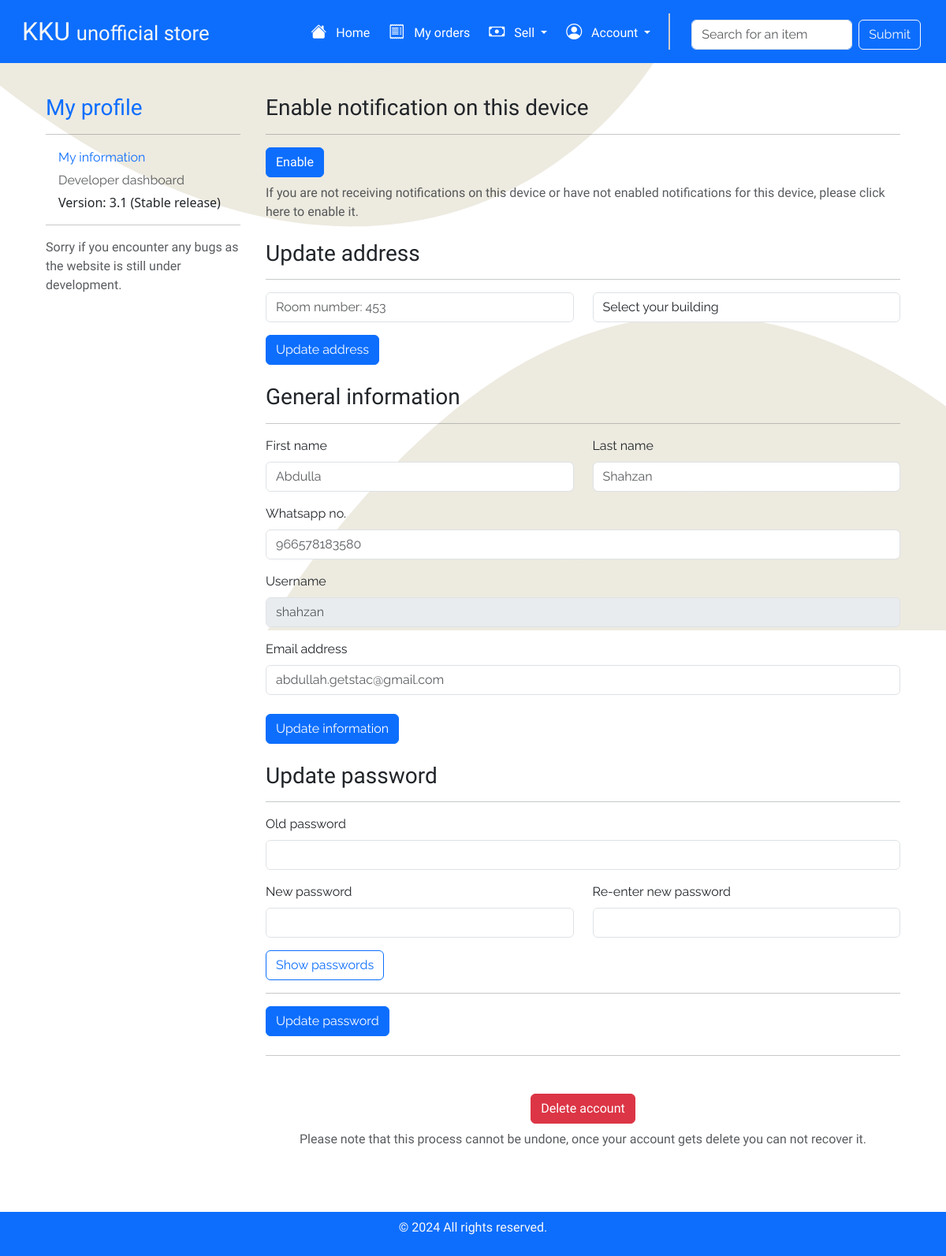
The app's page /profile/ (signed in), older data.
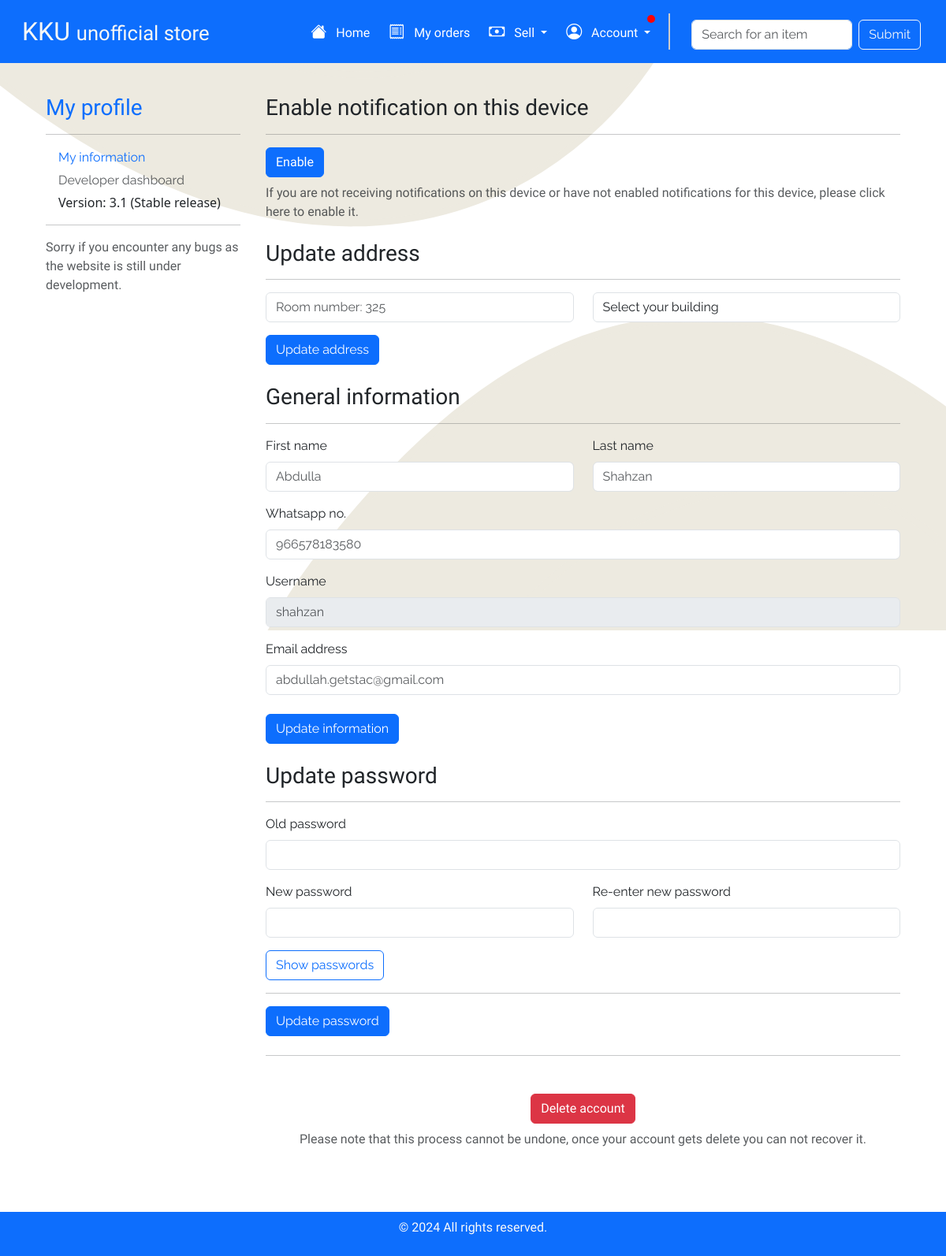
The same page, newer data.
### shop/models.py (models this page shows, shortened)
class UserProfile(models.Model):
    user = models.OneToOneField(User, on_delete=models.CASCADE)
    room_no = models.IntegerField()
    building_code = models.CharField(max_length=5)
    whatsapp = models.CharField(max_length=15, null=True)
    privileged = models.BooleanField(default=False)

### shop/views.py (the view)
# urls.py: path('profile/', views.profile, name="profile"),
@login_required(login_url="shop:login_user")
def profile(request):
    try:
        address_error = get_address()
    except:
        address_error = ""
    try:
        password_error = get_password_error()
    except:
        password_error = ""
    notifications = UserNotification.objects.filter(username=request.user.username, unread=True).count()
    this_user = User.objects.get(username=request.user.username)
    this_user_profile = UserProfile.objects.get(user=request.user)
    return render(request, "profile.html", {"user":this_user, "other": this_user_profile, "address_error":address_error, "password_error":password_error, "notifications":notifications, "version": version})

### shop/views.py (called while the page is built)
def get_address():
    address = address_error
    return address

def get_password_error():
    err = password_error
    return err

### shop/templates/profile.html (shortened to what the changed rows need)
{% extends 'layout.html' %}
{% load static %}
{% block body %}
<div class="container p-4">
    <div class="row">
        <div class="col-md-9 p-3">
            <article class="mb-4">
                <form action="{% url 'shop:update_address' %}" class=" style-text-2" method="post">
                    <div class="mb-3 row">
                        <div class="col-md-6">
                            <input type="text" class="form-control" name="room_no" id="address"
                                placeholder="Room number: {{other.room_no}}" aria-describedby="address_help">
                        </div>
                    </div>
                </form>
            </article>
            <article class="mb-4">
                <form class="style-text-2" action="{% url 'shop:update_info' %}" method="post">
                    <div class="mb-3">
                        <label for="whatsapp" class="form-label">Whatsapp no.</label>
                        <input type="text" class="form-control" name="whatsapp" id="whatsapp"
                            placeholder="{{other.whatsapp}}">
                    </div>
                </form>
            </article>
        </div>
    </div>
</div>
{% endblock %}

Row changes from the older to the newer data that the page shows:
changed UserProfile: room_no "Room number: 453" → "Room number: 325"
